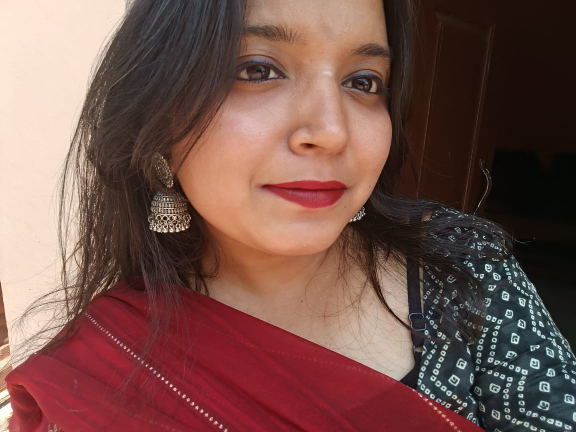
#> input picture vs/WhatsApp Image 2025-04-13 at 12.32.40_8fcb4095.jpg, 1152 x 864 px (shown at 1/2 size)
$ python three.py
#> lines starting #> are read from the running program, lines starting #| are printed output that depends on the picture
import numpy as np
from PIL import Image
import matplotlib.pyplot as plt
from collections import Counter
import colorsys
from typing import Dict, List, Tuple, Union

class EnhancedColorAnalyzer:
    def __init__(self):
        # Enhanced 12-Tone Seasonal Color System with more specific color ranges
        self.seasonal_palettes = {
            # Spring Types
            'Light Spring': {
                'colors': ['#FFF5E6', '#FFDAB9', '#B0E0E6', '#FFB6C1', '#F5DEB3', '#FFE4B5', '#FAEBD7', '#FFEFD5'],
                'description': 'Light, warm, and clear colors - perfect for light skin with golden undertones',
                'characteristics': ['Light to medium skin with golden undertones', 'Often has freckles', 'Warm, peachy complexion']
            },
            'True Spring': {
                'colors': ['#FFD700', '#FF4500', '#FA8072', '#40E0D0', '#FFA500', '#FF8C00', '#FF7F50', '#FF6347'],
                'description': 'Medium contrast, warm colors - ideal for medium skin with golden undertones',
                'characteristics': ['Medium skin with golden undertones', 'Clear, warm complexion', 'Natural warmth in skin']
            },
            'Clear Spring': {
                'colors': ['#FF69B4', '#32CD32', '#0000CD', '#FF0000', '#FFD700', '#00FF00', '#FF1493', '#00CED1'],
                'description': 'High contrast, warm but bright colors - suits clear, bright complexions',
                'characteristics': ['Clear, bright complexion', 'High contrast features', 'Warm but bright undertones']
            },

            # Summer Types
            'Light Summer': {
                'colors': ['#E6E6FA', '#98FB98', '#B0E0E6', '#FFB6C1', '#F0F8FF', '#F5F5F5', '#E0FFFF', '#F0FFFF'],
                'description': 'Light, cool, and soft colors - perfect for light, ashy skin tones',
                'characteristics': ['Light, ashy skin tones', 'Cool undertones', 'Soft, muted features']
            },
            'True Summer': {
                'colors': ['#DDA0DD', '#DEB887', '#000080', '#A9A9A9', '#B0C4DE', '#C0C0C0', '#D8BFD8', '#DDA0DD'],
                'description': 'Cool and muted colors - ideal for cool undertones with medium contrast',
                'characteristics': ['Medium skin with cool undertones', 'Muted features', 'Balanced contrast']
            },
            'Soft Summer': {
                'colors': ['#708090', '#FFB6C1', '#E6E6FA', '#B0C4DE', '#D8BFD8', '#DCDCDC', '#E6E6FA', '#F0F8FF'],
                'description': 'Cool and very muted colors - suits soft, muted complexions',
                'characteristics': ['Soft, muted complexion', 'Cool undertones', 'Low contrast features']
            },

            # Autumn Types
            'Soft Autumn': {
                'colors': ['#A9A9A9', '#9ACD32', '#DEB887', '#6B8E23', '#D2B48C', '#BC8F8F', '#CD853F', '#DEB887'],
                'description': 'Warm and muted colors - perfect for warm, muted complexions',
                'characteristics': ['Warm, muted complexion', 'Golden or olive undertones', 'Soft features']
            },
            'True Autumn': {
                'colors': ['#FF7F00', '#D2691E', '#DAA520', '#556B2F', '#8B4513', '#CD853F', '#DEB887', '#D2B48C'],
                'description': 'Warm and rich colors - ideal for golden, tan skin tones',
                'characteristics': ['Golden or tan skin', 'Rich, warm undertones', 'Medium to deep complexion']
            },
            'Deep Autumn': {
                'colors': ['#800020', '#556B2F', '#8B4513', '#D2691E', '#8B0000', '#4B0082', '#800080', '#4B0082'],
                'description': 'Dark, warm, and muted colors - suits deep, rich complexions',
                'characteristics': ['Deep, rich complexion', 'Warm undertones', 'High contrast features']
            },

            # Winter Types
            'Cool Winter': {
                'colors': ['#FF00FF', '#0000CD', '#36454F', '#FFB6C1', '#000000', '#4B0082', '#800080', '#000080'],
                'description': 'Cool and high contrast colors - perfect for cool undertones with high contrast',
                'characteristics': ['Cool undertones', 'High contrast features', 'Clear, bright complexion']
            },
            'Deep Winter': {
                'colors': ['#800080', '#000000', '#DC143C', '#000080', '#4B0082', '#191970', '#000080', '#000000'],
                'description': 'Cool, dark, and clear colors - ideal for deep skin with cool undertones',
                'characteristics': ['Deep skin with cool undertones', 'High contrast', 'Clear features']
            },
            'Clear Winter': {
                'colors': ['#FF0000', '#00FFFF', '#FF69B4', '#000000', '#FFFFFF', '#FF00FF', '#00FF00', '#0000FF'],
                'description': 'Cool and bright colors - suits clear, bright complexions with cool undertones',
                'characteristics': ['Clear, bright complexion', 'Cool undertones', 'High contrast features']
            }
        }

        # Enhanced skin tone ranges for more accurate detection
        self.skin_tone_ranges = {
            'depth': {
                'Deep': (0, 25),
                'Medium-Deep': (25, 45),
                'Medium': (45, 65),
                'Medium-Light': (65, 85),
                'Light': (85, 100)
            },
            'warmth': {
                'Warm': [(0, 20), (340, 360)],
                'Neutral-Warm': [(20, 40), (320, 340)],
                'Neutral': [(40, 60), (300, 320)],
                'Neutral-Cool': [(60, 80), (280, 300)],
                'Cool': [(80, 100), (260, 280)]
            },
            'clarity': {
                'Very Muted': (0, 15),
                'Muted': (15, 30),
                'Soft': (30, 45),
                'Clear': (45, 60),
                'Very Clear': (60, 100)
            }
        }

    def rgb_to_hsv(self, rgb: Tuple[int, int, int]) -> Tuple[float, float, float]:
        """Convert RGB to HSV with enhanced precision"""
        r, g, b = rgb[0]/255.0, rgb[1]/255.0, rgb[2]/255.0
        h, s, v = colorsys.rgb_to_hsv(r, g, b)
        return h * 360, s * 100, v * 100

    def analyze_skin_tone(self, rgb: Tuple[int, int, int]) -> Dict[str, Union[str, Tuple[float, float, float]]]:
        """Enhanced skin tone analysis with more precise ranges"""
        h, s, v = self.rgb_to_hsv(rgb)

        # Determine skin tone depth with more precise ranges
        depth = next((k for k, (min_val, max_val) in self.skin_tone_ranges['depth'].items()
                     if min_val <= v <= max_val), "Medium")

        # Determine skin tone warmth with more precise ranges
        warmth = next((k for k, ranges in self.skin_tone_ranges['warmth'].items()
                      if any(min_val <= h <= max_val for min_val, max_val in ranges)), "Neutral")

        # Determine skin tone clarity with more precise ranges
        clarity = next((k for k, (min_val, max_val) in self.skin_tone_ranges['clarity'].items()
                       if min_val <= s <= max_val), "Soft")

        return {
            'depth': depth,
            'warmth': warmth,
            'clarity': clarity,
            'hsv': (h, s, v)
        }

    def get_dominant_colors(self, image: Image.Image, num_colors: int = 5) -> np.ndarray:
        """Enhanced dominant color detection with improved skin tone filtering"""
        # Convert image to RGB if it isn't already
        image = image.convert('RGB')

        # Resize image for faster processing while maintaining quality
        image = image.resize((200, 200), Image.Resampling.LANCZOS)

        # Get all pixels
        pixels = list(image.getdata())

        # Enhanced skin tone filtering with more precise ranges
        skin_pixels = []
        for pixel in pixels:
            h, s, v = self.rgb_to_hsv(pixel)
            if (15 <= v <= 95 and  # Value range
                10 <= s <= 90 and  # Saturation range
                0 <= h <= 50):     # Hue range
                skin_pixels.append(pixel)

        if not skin_pixels:
            raise ValueError("No skin tones detected in the image")

        # Count pixel frequencies with improved weighting
        pixel_counts = Counter(skin_pixels)

        # Get most common colors with enhanced weighting
        dominant_colors = pixel_counts.most_common(num_colors)

        # Calculate weighted average color with improved algorithm
        total_weight = sum(count for _, count in dominant_colors)
        avg_color = np.zeros(3)
        for color, count in dominant_colors:
            weight = (count / total_weight) ** 2  # Square the weight for more emphasis on dominant colors
            avg_color += np.array(color) * weight

        return avg_color.astype(int)

    def determine_season(self, skin_analysis: Dict[str, Union[str, Tuple[float, float, float]]]) -> str:
        """Enhanced seasonal determination with more nuanced analysis"""
        depth = skin_analysis['depth']
        warmth = skin_analysis['warmth']
        clarity = skin_analysis['clarity']

        # Spring Types
        if "Warm" in warmth:
            if depth in ["Light", "Medium-Light"]:
                return "Light Spring"
            elif clarity in ["Clear", "Very Clear"]:
                return "Clear Spring"
            else:
                return "True Spring"

        # Summer Types
        elif "Cool" in warmth:
            if depth in ["Light", "Medium-Light"]:
                return "Light Summer"
            elif clarity in ["Muted", "Very Muted"]:
                return "Soft Summer"
            else:
                return "True Summer"

        # Autumn Types
        elif "Warm" in warmth or "Neutral-Warm" in warmth:
            if depth in ["Deep", "Medium-Deep"]:
                return "Deep Autumn"
            elif clarity in ["Muted", "Very Muted"]:
                return "Soft Autumn"
            else:
                return "True Autumn"

        # Winter Types
        else:  # Cool or Neutral-Cool
            if depth in ["Deep", "Medium-Deep"]:
                return "Deep Winter"
            elif clarity in ["Clear", "Very Clear"]:
                return "Clear Winter"
            else:
                return "Cool Winter"

    def get_personalized_palette(self, season: str) -> Dict[str, Union[str, List[str]]]:
        """Get personalized color palette with enhanced recommendations"""
        palette = self.seasonal_palettes[season]
        return {
            'season': season,
            'colors': palette['colors'],
            'description': palette['description'],
            'characteristics': palette['characteristics']
        }

    def analyze_image(self, image_path: str) -> Dict:
        """Analyze image with enhanced error handling and validation"""
        try:
            # Open and validate image
            image = Image.open(image_path)
            if image.mode not in ['RGB', 'RGBA']:
                image = image.convert('RGB')

            # Get dominant color with enhanced detection
            dominant_color = self.get_dominant_colors(image)

            # Analyze skin tone with enhanced analysis
            skin_analysis = self.analyze_skin_tone(dominant_color)

            # Determine season with enhanced determination
            season = self.determine_season(skin_analysis)

            # Get personalized palette with enhanced recommendations
            palette = self.get_personalized_palette(season)

            return {
                'skin_tone': dominant_color,
                'skin_analysis': skin_analysis,
                'season': season,
                'palette': palette
            }
        except Exception as e:
            return {'error': str(e)}

    def visualize_results(self, image_path: str, results: Dict) -> None:
        """Enhanced visualization with more detailed analysis display"""
        if 'error' in results:
            print(f"Error: {results['error']}")
            return

        # Create figure with subplots
        fig = plt.figure(figsize=(15, 12))
        gs = fig.add_gridspec(3, 2)

        # Original image
        ax1 = fig.add_subplot(gs[0, 0])
        image = Image.open(image_path)
        ax1.imshow(image)
        ax1.set_title('Original Image')
        ax1.axis('off')

        # Color palette
        ax2 = fig.add_subplot(gs[0, 1])
        colors = results['palette']['colors']
        for i, color in enumerate(colors):
            ax2.add_patch(plt.Rectangle((i/len(colors), 0), 1/len(colors), 1, color=color))
        ax2.set_title('Recommended Colors')
        ax2.axis('off')

        # Skin tone analysis
        ax3 = fig.add_subplot(gs[1, :])
        analysis = results['skin_analysis']
        characteristics = results['palette']['characteristics']
        info_text = f"""
        Season: {results['season']}

        Skin Tone Analysis:
        - Depth: {analysis['depth']}
        - Warmth: {analysis['warmth']}
        - Clarity: {analysis['clarity']}

        Characteristics:
        {chr(10).join(f'- {char}' for char in characteristics)}

        Color Palette Description:
        {results['palette']['description']}

        Recommended Colors:
        {', '.join(results['palette']['colors'])}
        """
        ax3.text(0.1, 0.5, info_text, fontsize=12, va='center')
        ax3.axis('off')

        # HSV Analysis
        ax4 = fig.add_subplot(gs[2, :])
        h, s, v = analysis['hsv']
        hsv_text = f"""
        HSV Analysis:
        - Hue: {h:.1f}° (Color wheel position)
        - Saturation: {s:.1f}% (Color intensity)
        - Value: {v:.1f}% (Brightness)
        """
        ax4.text(0.1, 0.5, hsv_text, fontsize=12, va='center')
        ax4.axis('off')

        plt.tight_layout()
        plt.show()

def main():
    analyzer = EnhancedColorAnalyzer()

    print("Enhanced Color Analysis System (12-Tone Seasonal Color System)")
    print("============================================================")
    image_path = input("\nEnter the path to your image: ")
#> the answer given: WhatsApp Image 2025-04-13 at 12.32.40_8fcb4095.jpg

    print("\nAnalyzing image...")
    results = analyzer.analyze_image(image_path)
#> in analyze_image, image is the input picture: PIL image 1152x864 RGB; mean R, G, B 118.5, 82.8, 75.6
#> in get_dominant_colors, `image = image.resize((200, 200), Image.Resampling.LANCZOS)`:
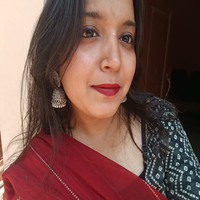
#> image: PIL image 200x200 RGB; mean R, G, B 118.5, 82.8, 75.6
#> in get_dominant_colors, `pixels = list(image.getdata())`: pixels = 40000 items
#> the loop in get_dominant_colors, `for pixel in pixels:` made 40000 passes
#> (pixel, h, s, v) on passes 1 to 3: ((252, 226, 209), 23.72, 17.06, 98.82), ((253, 227, 210), 23.72, 17, 99.22), ((253, 227, 210), 23.72, 17, 99.22)
#> after the loop in get_dominant_colors, `for pixel in pixels:`: skin_pixels = 17837 items, first 6: (222, 205, 192), (181, 167, 155), (189, 176, 166), (164, 153, 146), (106, 96, 94), (77, 63, 62)
#> in get_dominant_colors, `pixel_counts = Counter(skin_pixels)`: pixel_counts = 13363 items
#> in get_dominant_colors, `dominant_colors = pixel_counts.most_common(num_colors)`: dominant_colors = [((42, 19, 11), 91), ((39, 19, 12), 65), ((44, 19, 12), 53), ((46, 21, 14), 52), ((45, 20, 13), 50)]
#> in get_dominant_colors, `total_weight = sum(count for _, count in dominant_colors)`: total_weight = 311
#> the loop in get_dominant_colors, `for color, count in dominant_colors:` made 5 passes
#> (color, count, weight, avg_color) on passes 1 to 5: ((42, 19, 11), 91, 0.0856, [3.6, 1.63, 0.942]), ((39, 19, 12), 65, 0.0437, [5.3, 2.46, 1.47]), ((44, 19, 12), 53, 0.029, [6.58, 3.01, 1.81]), ((46, 21, 14), 52, 0.028, [7.86, 3.6, 2.21]), ((45, 20, 13), 50, 0.0258, [9.03, 4.11, 2.54])
#> in analyze_image, `dominant_color = self.get_dominant_colors(image)`: dominant_color = [9, 4, 2]
#> in analyze_skin_tone, `h, s, v = self.rgb_to_hsv(rgb)`: h = 17.14; s = 77.78; v = 3.53
#> in analyze_skin_tone, `depth = next((k for k, (min_val, max_val) in self.skin_tone_ranges['de..`: depth = 'Deep'
#> in analyze_skin_tone, `warmth = next((k for k, ranges in self.skin_tone_ranges['warmth'].item..`: warmth = 'Warm'
#> in analyze_skin_tone, `clarity = next((k for k, (min_val, max_val) in self.skin_tone_ranges['..`: clarity = 'Very Clear'
#> in analyze_image, `skin_analysis = self.analyze_skin_tone(dominant_color)`: skin_analysis = {'depth': 'Deep', 'warmth': 'Warm', 'clarity': 'Very Clear', 'hsv': (17.14, 77.78, 3.53)}
#> in determine_season, `depth = skin_analysis['depth']`: depth = 'Deep'
#> in determine_season, `warmth = skin_analysis['warmth']`: warmth = 'Warm'
#> in determine_season, `clarity = skin_analysis['clarity']`: clarity = 'Very Clear'
#> in analyze_image, `season = self.determine_season(skin_analysis)`: season = 'Clear Spring'
#> in analyze_image, `palette = self.get_personalized_palette(season)`: palette = 4 items
#> results = 4 items

    if 'error' not in results:
        print("\nAnalysis Results:")
        print("----------------")
        print(f"Season: {results['season']}")
#| Season: Clear Spring
        print("\nSkin Tone Analysis:")
        print(f"- Depth: {results['skin_analysis']['depth']}")
#| - Depth: Deep
        print(f"- Warmth: {results['skin_analysis']['warmth']}")
#| - Warmth: Warm
        print(f"- Clarity: {results['skin_analysis']['clarity']}")
#| - Clarity: Very Clear

        print("\nCharacteristics:")
        for char in results['palette']['characteristics']:
            print(f"- {char}")
#> this loop made 3 passes
#> char on passes 1 to 3: 'Clear, bright complexion', 'High contrast features', 'Warm but bright undertones'
#> (printed output is left out)

        print("\nRecommended Colors:")
        for color in results['palette']['colors']:
            print(f"- {color}")
#> this loop made 8 passes
#> color on passes 1 to 8: '#FF69B4', '#32CD32', '#0000CD', '#FF0000', '#FFD700', '#00FF00', '#FF1493', '#00CED1'
#> (printed output is left out)

        print("\nColor Palette Description:")
        print(results['palette']['description'])
#| High contrast, warm but bright colors - suits clear, bright complexions

        # Visualize results
        analyzer.visualize_results(image_path, results)
#> in visualize_results, `colors = results['palette']['colors']`: colors = ['#FF69B4', '#32CD32', '#0000CD', '#FF0000', '#FFD700', '#00FF00', '#FF1493', '#00CED1']
#> the loop in visualize_results, `for i, color in enumerate(colors):` made 8 passes
#> in visualize_results, `analysis = results['skin_analysis']`: analysis has the same summary as skin_analysis in analyze_image
#> in visualize_results, `characteristics = results['palette']['characteristics']`: characteristics = ['Clear, bright complexion', 'High contrast features', 'Warm but bright undertones']
#> in visualize_results, `h, s, v = analysis['hsv']`: h = 17.14; s = 77.78; v = 3.53
#> in visualize_results, `plt.show()`:
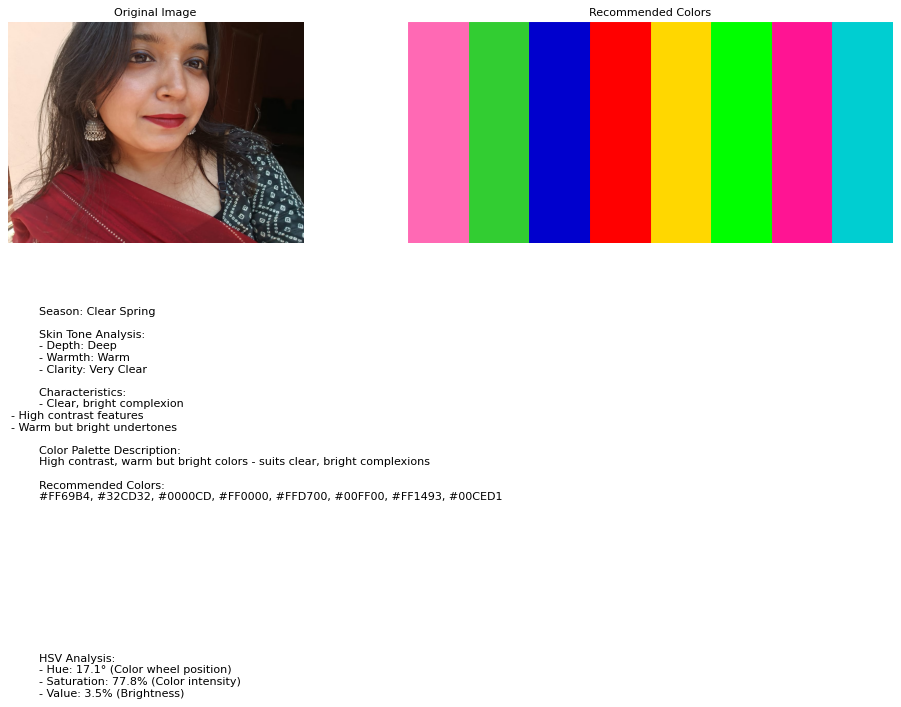
#> figure drawn by matplotlib, 2 panels
    else:
        print(f"Error: {results['error']}")

if __name__ == "__main__":
    main()

$ run again, on vs/black.jpg
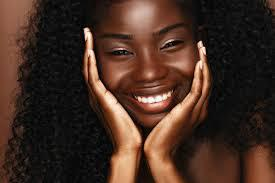
#> input picture vs/black.jpg, 275 x 183 px
#> in analyze_image, image is the input picture: PIL image 275x183 RGB; mean R, G, B 68.6, 45.9, 35.3
#> in get_dominant_colors, `image = image.resize((200, 200), Image.Resampling.LANCZOS)`:
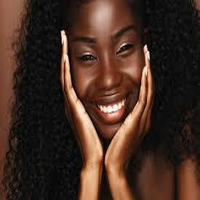
#> image: PIL image 200x200 RGB; mean R, G, B 68.6, 45.9, 35.3
#> pixels = 40000 items
#> the loop in get_dominant_colors, `for pixel in pixels:` made 40000 passes
#> (pixel, h, s, v) on passes 1 to 3: ((146, 94, 73), 17.26, 50, 57.25), ((147, 95, 74), 17.26, 49.66, 57.65), ((150, 98, 77), 17.26, 48.67, 58.82)
#> after the loop in get_dominant_colors, `for pixel in pixels:`: skin_pixels = 19078 items, first 6: (146, 94, 73), (147, 95, 74), (150, 98, 77), (153, 101, 80), (155, 103, 82), (156, 104, 83)
#> pixel_counts = 14510 items
#> dominant_colors = [((148, 96, 75), 30), ((152, 100, 79), 27), ((146, 94, 73), 26), ((145, 93, 72), 25), ((153, 101, 80), 23)]
#> total_weight = 131
#> the loop in get_dominant_colors, `for color, count in dominant_colors:` made 5 passes
#> (color, count, weight, avg_color) on passes 1 to 5: ((148, 96, 75), 30, 0.0524, [7.76, 5.03, 3.93]), ((152, 100, 79), 27, 0.0425, [14.22, 9.28, 7.29]), ((146, 94, 73), 26, 0.0394, [19.97, 12.99, 10.16]), ((145, 93, 72), 25, 0.0364, [25.25, 16.37, 12.79]), ((153, 101, 80), 23, 0.0308, [29.97, 19.49, 15.25])
#> dominant_color = [29, 19, 15]
#> in analyze_skin_tone, `h, s, v = self.rgb_to_hsv(rgb)`: h = 17.14; s = 48.28; v = 11.37
#> in analyze_skin_tone, `depth = next((k for k, (min_val, max_val) in self.skin_tone_ranges['de..`: depth = 'Deep'
#> in analyze_skin_tone, `warmth = next((k for k, ranges in self.skin_tone_ranges['warmth'].item..`: warmth = 'Warm'
#> in analyze_skin_tone, `clarity = next((k for k, (min_val, max_val) in self.skin_tone_ranges['..`: clarity = 'Clear'
#> skin_analysis = {'depth': 'Deep', 'warmth': 'Warm', 'clarity': 'Clear', 'hsv': (17.14, 48.28, 11.37)}
#> in determine_season, `depth = skin_analysis['depth']`: depth = 'Deep'
#> in determine_season, `warmth = skin_analysis['warmth']`: warmth = 'Warm'
#> in determine_season, `clarity = skin_analysis['clarity']`: clarity = 'Clear'
#> season = 'Clear Spring'
#> palette = 4 items
#| Season: Clear Spring
#| - Depth: Deep
#| - Warmth: Warm
#| - Clarity: Clear
#> the loop in main, `for char in results['palette']['characteristics']:` made 3 passes
#> char on passes 1 to 3: 'Clear, bright complexion', 'High contrast features', 'Warm but bright undertones'
#> (printed output is left out)
#> the loop in main, `for color in results['palette']['colors']:` made 8 passes
#> color on passes 1 to 8: '#FF69B4', '#32CD32', '#0000CD', '#FF0000', '#FFD700', '#00FF00', '#FF1493', '#00CED1'
#> (printed output is left out)
#| High contrast, warm but bright colors - suits clear, bright complexions
#> colors = ['#FF69B4', '#32CD32', '#0000CD', '#FF0000', '#FFD700', '#00FF00', '#FF1493', '#00CED1']
#> the loop in visualize_results, `for i, color in enumerate(colors):` made 8 passes
#> analysis has the same summary as skin_analysis in analyze_image
#> characteristics = ['Clear, bright complexion', 'High contrast features', 'Warm but bright undertones']
#> in visualize_results, `h, s, v = analysis['hsv']`: h = 17.14; s = 48.28; v = 11.37
#> in visualize_results, `plt.show()`:
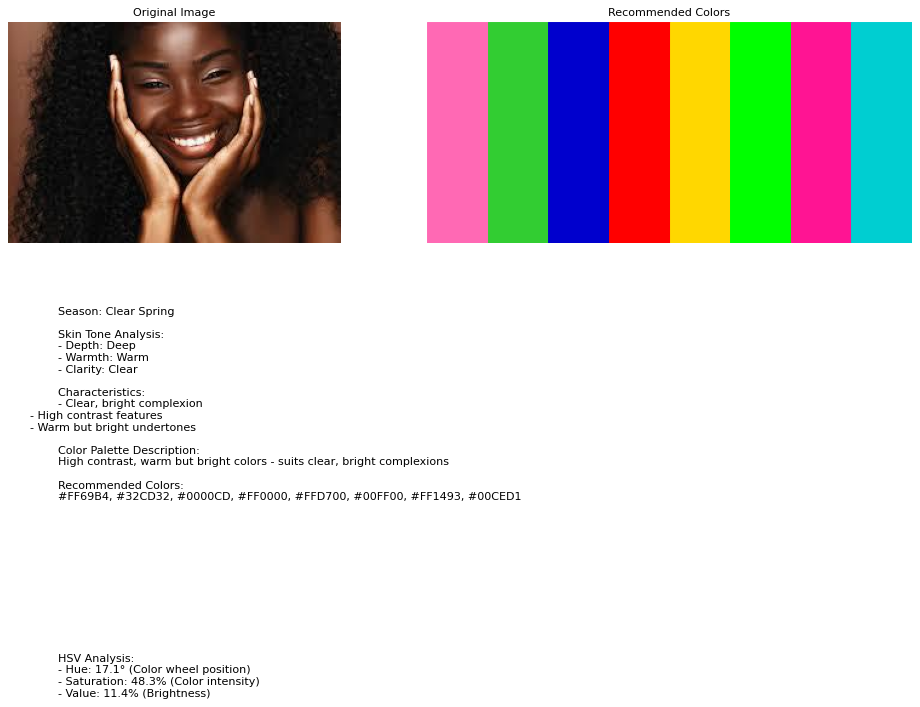
#> figure drawn by matplotlib, 2 panels
